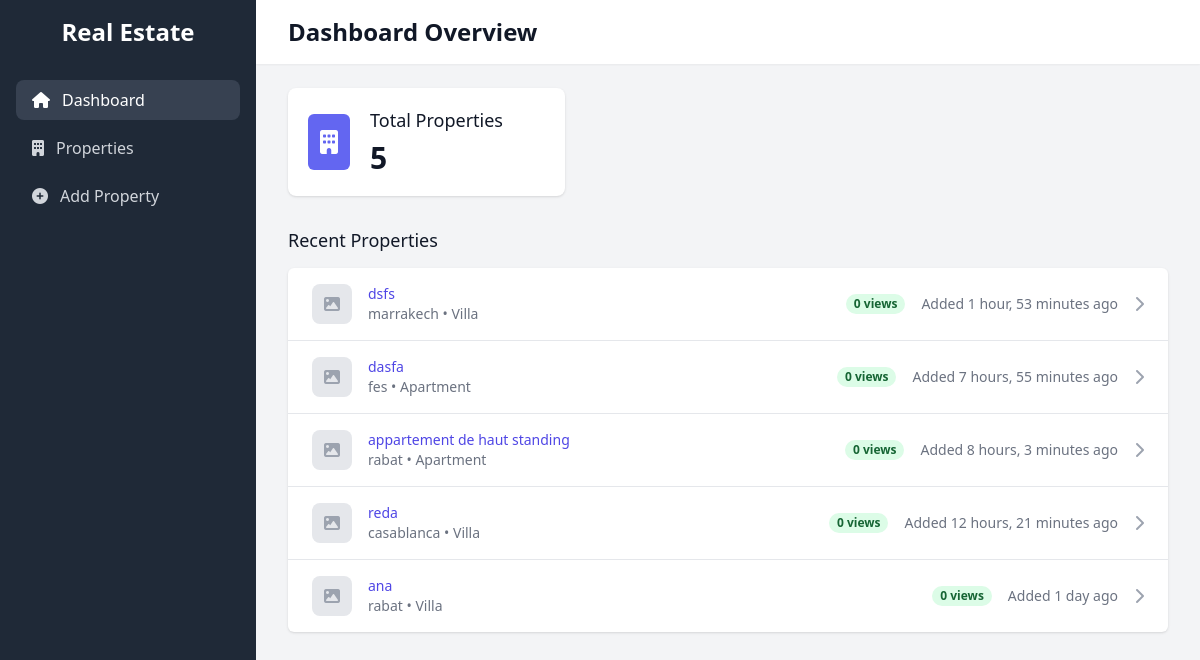
The page / on the database its author committed.
### dash/models.py (models this page shows, shortened)
class Property(models.Model):
    title = models.CharField(max_length=200, help_text='The title of the property')
    description = models.TextField(blank=True, null=True)
    price = models.DecimalField(decimal_places=2, max_digits=12)
    bedrooms = models.IntegerField()
    bathrooms = models.DecimalField(max_digits=3, decimal_places=0)
    square_meters = models.DecimalField(max_digits=10, decimal_places=2)
    location = models.CharField(max_length=200, choices=MOROCCAN_CITIES)
    property_type = models.CharField(max_length=200, choices=PROPERTY_TYPES)
    views_count = models.PositiveIntegerField(default=0, help_text='Number of times this property has been viewed')
    is_published = models.BooleanField(default=True)
    created_at = models.DateTimeField(auto_now_add=True)
    updated_at = models.DateTimeField(auto_now=True)
    class Meta:
        verbose_name_plural = "Properties"

### dash/views.py (the view)
# urls.py: path('', views.dashboard_home, name='dashboard_home'),
def dashboard_home(request):
    total_properties = Property.objects.count()
    recent_properties = Property.objects.order_by('-created_at')[:5]
    context = {
        'total_properties': total_properties,
        'recent_properties': recent_properties,
        'active_page': 'dashboard'
    }
    return render(request, 'dash/dashboard_home.html', context)

### dash/templates/dash/dashboard_home.html
{% extends 'dash/base.html' %}
{% block header %}Dashboard Overview{% endblock %}
{% block content %}
<div class="grid grid-cols-1 md:grid-cols-2 lg:grid-cols-3 gap-6">
    <div class="bg-white overflow-hidden shadow rounded-lg">
        <div class="p-5">
            <div class="flex items-center">
                <div class="flex-shrink-0 bg-indigo-500 rounded-md p-3">
                    <i class="fas fa-building text-white text-2xl"></i>
                </div>
                <div class="ml-5">
                    <h3 class="text-lg leading-6 font-medium text-gray-900">Total Properties</h3>
                    <div class="mt-2 text-3xl font-semibold text-gray-900">
                        {{ total_properties }}
                    </div>
                </div>
            </div>
        </div>
    </div>
</div>
<div class="mt-8">
    <h2 class="text-lg leading-6 font-medium text-gray-900 mb-4">Recent Properties</h2>
    <div class="bg-white shadow overflow-hidden sm:rounded-md">
        <ul class="divide-y divide-gray-200">
            {% for property in recent_properties %}
            <li class="hover:bg-gray-50 transition-colors duration-200">
                <a href="{% url 'dash:property_edit' property.id %}" class="block">
                    <div class="px-4 py-4 sm:px-6">
                        <div class="flex items-center justify-between">
                            <div class="flex items-center">
                                {% if property.main_image %}
                                <img src="{{ property.main_image }}" alt="{{ property.title }}" class="h-10 w-10 rounded-lg object-cover">
                                {% else %}
                                <div class="h-10 w-10 rounded-lg bg-gray-200 flex items-center justify-center">
                                    <i class="fas fa-image text-gray-400"></i>
                                </div>
                                {% endif %}
                                <div class="ml-4">
                                    <p class="text-sm font-medium text-indigo-600 truncate">{{ property.title }}</p>
                                    <p class="text-sm text-gray-500">
                                        {{ property.location }} • {{ property.property_type|title }}
                                    </p>
                                </div>
                            </div>
                            <div class="flex items-center">
                                <p class="px-2 inline-flex text-xs leading-5 font-semibold rounded-full bg-green-100 text-green-800">
                                    {{ property.views_count }} views
                                </p>
                                <p class="ml-4 text-sm text-gray-500">
                                    Added {{ property.created_at|timesince }} ago
                                </p>
                                <i class="fas fa-chevron-right ml-4 text-gray-400"></i>
                            </div>
                        </div>
                    </div>
                </a>
            </li>
            {% empty %}
            <li class="px-4 py-5 sm:px-6">
                <div class="text-center text-gray-500">
                    No properties added yet
                </div>
            </li>
            {% endfor %}
        </ul>
    </div>
</div>
{% endblock %}

### rows shown on the page
Property: title "dsfs", location "marrakech", property_type "Villa", views_count "0", created_at "1 hour, 53 minutes"
Property: title "dasfa", location "fes", property_type "Apartment", views_count "0", created_at "7 hours, 55 minutes"
Property: title "appartement de haut standing", location "rabat", property_type "Apartment", views_count "0", created_at "8 hours, 3 minutes"
Property: title "reda", location "casablanca", property_type "Villa", views_count "0", created_at "12 hours, 21 minutes"
Property: title "ana", location "rabat", property_type "Villa", views_count "0", created_at "1 day"

### other values the page prints
{{ total_properties }} "5"
